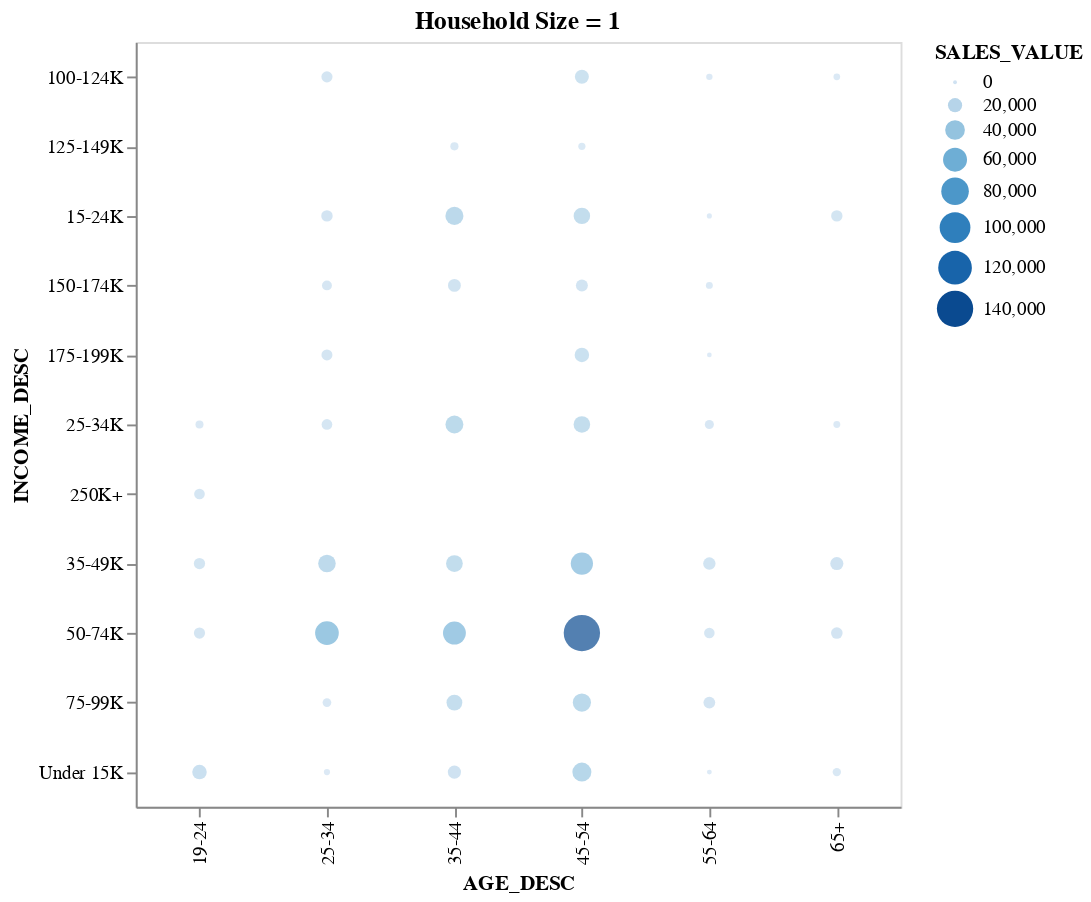

Source (notebook cell):
### Code cell
data = merged.groupby(['AGE_DESC', 'INCOME_DESC', 'HOUSEHOLD_SIZE_DESC'], as_index=False)['SALES_VALUE'].sum()
data1 = data[data.HOUSEHOLD_SIZE_DESC == '1']
alt.Chart(data1).mark_circle().encode(x = 'AGE_DESC', y = 'INCOME_DESC', color = 'SALES_VALUE', size = 'SALES_VALUE').properties(width =400, height=400, title = 'Household Size = 1')

### Figure 1 — Vega-Lite specification as saved in the notebook (floating-point values rounded to 4 significant figures)
{"config": {"view": {"continuousWidth": 400, "continuousHeight": 300}}, "data": {"name": "data-137d1d08bcdcd07519f421fc4bdd3692"}, "mark": "circle", "encoding": {"color": {"field": "SALES_VALUE", "type": "quantitative"}, "size": {"field": "SALES_VALUE", "type": "quantitative"}, "x": {"field": "AGE_DESC", "type": "nominal"}, "y": {"field": "INCOME_DESC", "type": "nominal"}}, "height": 400, "title": "Household Size = 1", "width": 400, "$schema": "https://vega.github.io/schema/vega-lite/v4.17.0.json", "datasets": {"data-137d1d08bcdcd07519f421fc4bdd3692": [{"AGE_DESC": "19-24", "INCOME_DESC": "25-34K", "HOUSEHOLD_SIZE_DESC": "1", "SALES_VALUE": 5310.0}, {"AGE_DESC": "19-24", "INCOME_DESC": "250K+", "HOUSEHOLD_SIZE_DESC": "1", "SALES_VALUE": 10720.0}, {"AGE_DESC": "19-24", "INCOME_DESC": "35-49K", "HOUSEHOLD_SIZE_DESC": "1", "SALES_VALUE": 12080.0}, {"AGE_DESC": "19-24", "INCOME_DESC": "50-74K", "HOUSEHOLD_SIZE_DESC": "1", "SALES_VALUE": 11860.0}, {"AGE_DESC": "19-24", "INCOME_DESC": "Under 15K", "HOUSEHOLD_SIZE_DESC": "1", "SALES_VALUE": 21070.0}, {"AGE_DESC": "25-34", "INCOME_DESC": "100-124K", "HOUSEHOLD_SIZE_DESC": "1", "SALES_VALUE": 11770.0}, {"AGE_DESC": "25-34", "INCOME_DESC": "15-24K", "HOUSEHOLD_SIZE_DESC": "1", "SALES_VALUE": 12490.0}, {"AGE_DESC": "25-34", "INCOME_DESC": "150-174K", "HOUSEHOLD_SIZE_DESC": "1", "SALES_VALUE": 8977.0}, {"AGE_DESC": "25-34", "INCOME_DESC": "175-199K", "HOUSEHOLD_SIZE_DESC": "1", "SALES_VALUE": 11380.0}, {"AGE_DESC": "25-34", "INCOME_DESC": "25-34K", "HOUSEHOLD_SIZE_DESC": "1", "SALES_VALUE": 10750.0}, {"AGE_DESC": "25-34", "INCOME_DESC": "35-49K", "HOUSEHOLD_SIZE_DESC": "1", "SALES_VALUE": 31430.0}, {"AGE_DESC": "25-34", "INCOME_DESC": "50-74K", "HOUSEHOLD_SIZE_DESC": "1", "SALES_VALUE": 58730.0}, {"AGE_DESC": "25-34", "INCOME_DESC": "75-99K", "HOUSEHOLD_SIZE_DESC": "1", "SALES_VALUE": 6515.0}, {"AGE_DESC": "25-34", "INCOME_DESC": "Under 15K", "HOUSEHOLD_SIZE_DESC": "1", "SALES_VALUE": 2577.0}, {"AGE_DESC": "35-44", "INCOME_DESC": "125-149K", "HOUSEHOLD_SIZE_DESC": "1", "SALES_VALUE": 5572.0}, {"AGE_DESC": "35-44", "INCOME_DESC": "15-24K", "HOUSEHOLD_SIZE_DESC": "1", "SALES_VALUE": 33570.0}, {"AGE_DESC": "35-44", "INCOME_DESC": "150-174K", "HOUSEHOLD_SIZE_DESC": "1", "SALES_VALUE": 16160.0}, {"AGE_DESC": "35-44", "INCOME_DESC": "25-34K", "HOUSEHOLD_SIZE_DESC": "1", "SALES_VALUE": 32890.0}, {"AGE_DESC": "35-44", "INCOME_DESC": "35-49K", "HOUSEHOLD_SIZE_DESC": "1", "SALES_VALUE": 28530.0}, {"AGE_DESC": "35-44", "INCOME_DESC": "50-74K", "HOUSEHOLD_SIZE_DESC": "1", "SALES_VALUE": 54730.0}, {"AGE_DESC": "35-44", "INCOME_DESC": "75-99K", "HOUSEHOLD_SIZE_DESC": "1", "SALES_VALUE": 25330.0}, {"AGE_DESC": "35-44", "INCOME_DESC": "Under 15K", "HOUSEHOLD_SIZE_DESC": "1", "SALES_VALUE": 17080.0}, {"AGE_DESC": "45-54", "INCOME_DESC": "100-124K", "HOUSEHOLD_SIZE_DESC": "1", "SALES_VALUE": 19540.0}, {"AGE_DESC": "45-54", "INCOME_DESC": "125-149K", "HOUSEHOLD_SIZE_DESC": "1", "SALES_VALUE": 4041.0}, {"AGE_DESC": "45-54", "INCOME_DESC": "15-24K", "HOUSEHOLD_SIZE_DESC": "1", "SALES_VALUE": 27540.0}, {"AGE_DESC": "45-54", "INCOME_DESC": "150-174K", "HOUSEHOLD_SIZE_DESC": "1", "SALES_VALUE": 13830.0}, {"AGE_DESC": "45-54", "INCOME_DESC": "175-199K", "HOUSEHOLD_SIZE_DESC": "1", "SALES_VALUE": 20840.0}, {"AGE_DESC": "45-54", "INCOME_DESC": "25-34K", "HOUSEHOLD_SIZE_DESC": "1", "SALES_VALUE": 28000.0}, {"AGE_DESC": "45-54", "INCOME_DESC": "35-49K", "HOUSEHOLD_SIZE_DESC": "1", "SALES_VALUE": 51490.0}, {"AGE_DESC": "45-54", "INCOME_DESC": "50-74K", "HOUSEHOLD_SIZE_DESC": "1", "SALES_VALUE": 140100.0}, {"AGE_DESC": "45-54", "INCOME_DESC": "75-99K", "HOUSEHOLD_SIZE_DESC": "1", "SALES_VALUE": 34130.0}, {"AGE_DESC": "45-54", "INCOME_DESC": "Under 15K", "HOUSEHOLD_SIZE_DESC": "1", "SALES_VALUE": 37210.0}, {"AGE_DESC": "55-64", "INCOME_DESC": "100-124K", "HOUSEHOLD_SIZE_DESC": "1", "SALES_VALUE": 2792.0}, {"AGE_DESC": "55-64", "INCOME_DESC": "15-24K", "HOUSEHOLD_SIZE_DESC": "1", "SALES_VALUE": 1227.0}, {"AGE_DESC": "55-64", "INCOME_DESC": "150-174K", "HOUSEHOLD_SIZE_DESC": "1", "SALES_VALUE": 3573.0}, {"AGE_DESC": "55-64", "INCOME_DESC": "175-199K", "HOUSEHOLD_SIZE_DESC": "1", "SALES_VALUE": 814.9}, {"AGE_DESC": "55-64", "INCOME_DESC": "25-34K", "HOUSEHOLD_SIZE_DESC": "1", "SALES_VALUE": 7240.0}, {"AGE_DESC": "55-64", "INCOME_DESC": "35-49K", "HOUSEHOLD_SIZE_DESC": "1", "SALES_VALUE": 14800.0}, {"AGE_DESC": "55-64", "INCOME_DESC": "50-74K", "HOUSEHOLD_SIZE_DESC": "1", "SALES_VALUE": 10390.0}, {"AGE_DESC": "55-64", "INCOME_DESC": "75-99K", "HOUSEHOLD_SIZE_DESC": "1", "SALES_VALUE": 13360.0}, {"AGE_DESC": "55-64", "INCOME_DESC": "Under 15K", "HOUSEHOLD_SIZE_DESC": "1", "SALES_VALUE": 982.4}, {"AGE_DESC": "65+", "INCOME_DESC": "100-124K", "HOUSEHOLD_SIZE_DESC": "1", "SALES_VALUE": 3265.0}, {"AGE_DESC": "65+", "INCOME_DESC": "15-24K", "HOUSEHOLD_SIZE_DESC": "1", "SALES_VALUE": 12300.0}, {"AGE_DESC": "65+", "INCOME_DESC": "25-34K", "HOUSEHOLD_SIZE_DESC": "1", "SALES_VALUE": 3516.0}, {"AGE_DESC": "65+", "INCOME_DESC": "35-49K", "HOUSEHOLD_SIZE_DESC": "1", "SALES_VALUE": 16940.0}, {"AGE_DESC": "65+", "INCOME_DESC": "50-74K", "HOUSEHOLD_SIZE_DESC": "1", "SALES_VALUE": 12780.0}, {"AGE_DESC": "65+", "INCOME_DESC": "Under 15K", "HOUSEHOLD_SIZE_DESC": "1", "SALES_VALUE": 5994.0}]}}
